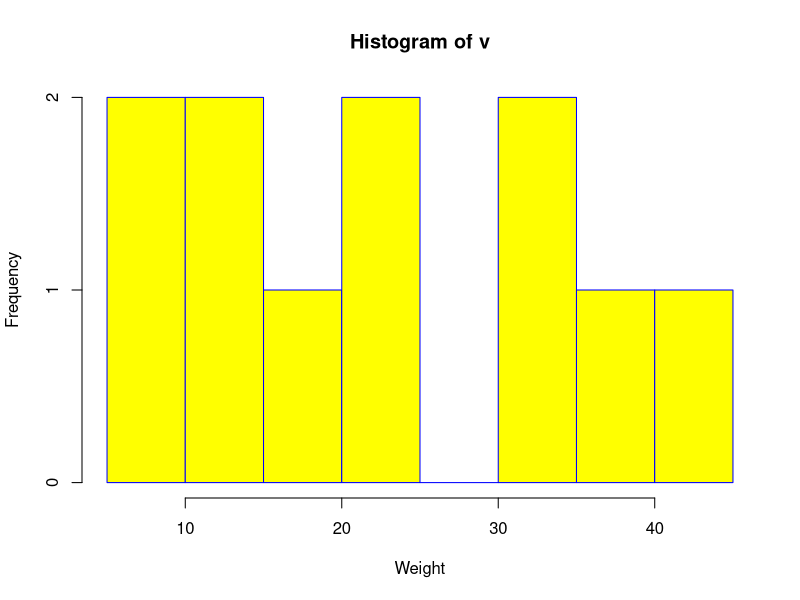

R code for this plot:
# Create data for the graph.
v <-  c(9,13,21,8,36,22,12,41,31,33,19)

# Give the chart file a name.
png(file = "histogram.png")

# Create the histogram.
hist(v,xlab = "Weight",col = "yellow",border = "blue")

dev.off()
